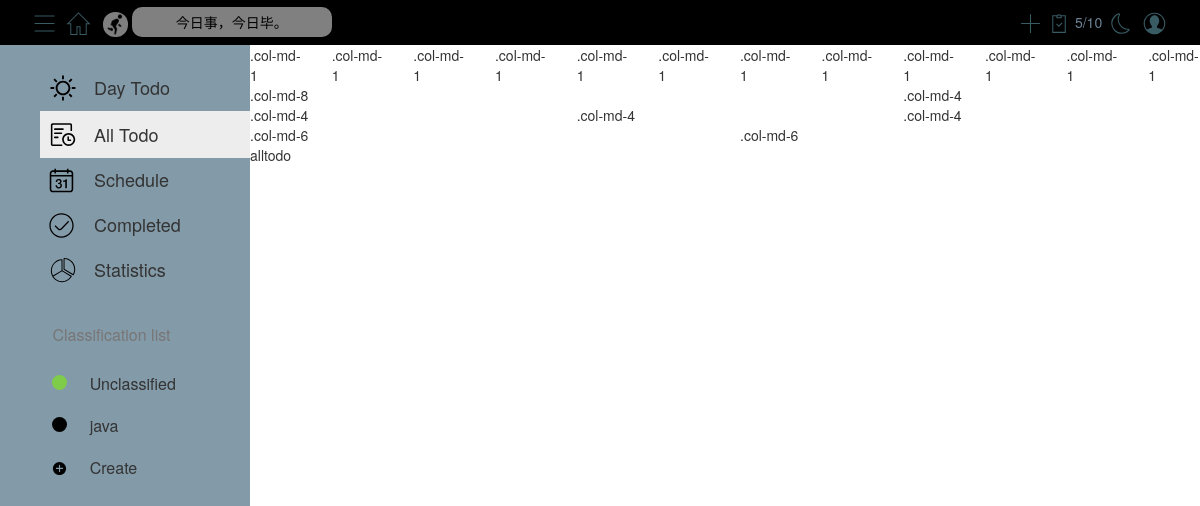
The page /all/ (signed in) on the database as committed earlier.
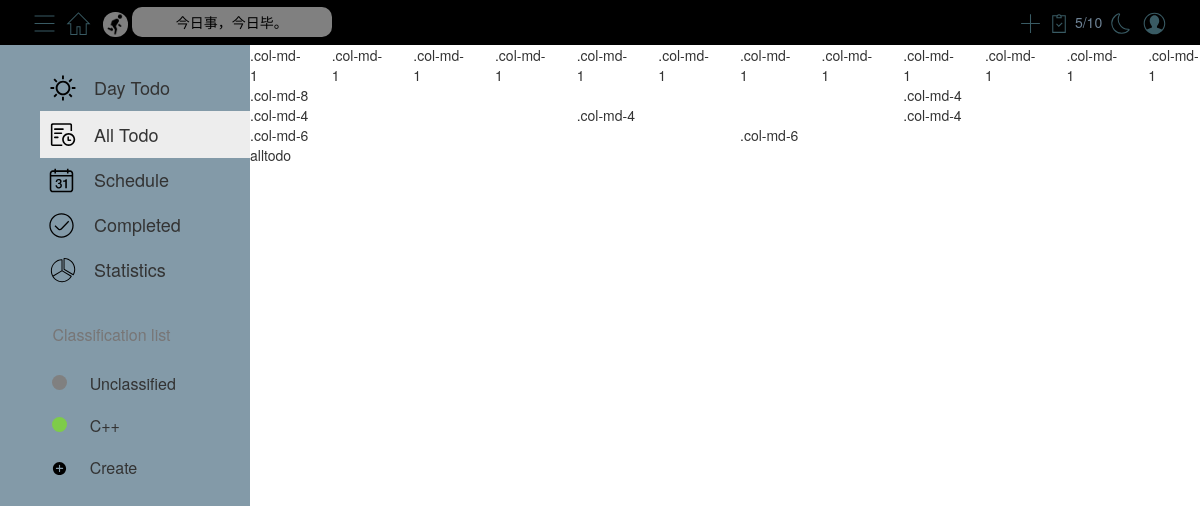
The same page on the database as committed later.
### models.py (models this page shows)
class Class(db.Model):
    __tablename__ = 'class'
    cid = db.Column(db.Integer, primary_key=True, autoincrement=True)
    cname = db.Column(db.String(50), nullable=False)
    color = db.Column(db.String(50), nullable=False)
    uid = db.Column(db.Integer, db.ForeignKey('user.uid'), nullable=False)

### blueprints/all.py (the view)
@bp.route('/')
def index():
    if session.get('uid'):
        return render_template('all.html', modules=get_modules())
    else:
        return redirect(url_for('user.login'))

### utils.py (called while the page is built)
def get_modules():
    uid = session.get('uid')
    modules = Class.query.filter_by(uid=uid).all()
    res = []
    for module in modules:
        res.append({'id': module.cid, 'name': module.cname, 'color': module.color})
    return res

### templates/all.html
{% extends "base.html" %}
{% block content %}
  <div class="row">
    <div class="col-md-1">.col-md-1</div>
    <div class="col-md-1">.col-md-1</div>
    <div class="col-md-1">.col-md-1</div>
    <div class="col-md-1">.col-md-1</div>
    <div class="col-md-1">.col-md-1</div>
    <div class="col-md-1">.col-md-1</div>
    <div class="col-md-1">.col-md-1</div>
    <div class="col-md-1">.col-md-1</div>
    <div class="col-md-1">.col-md-1</div>
    <div class="col-md-1">.col-md-1</div>
    <div class="col-md-1">.col-md-1</div>
    <div class="col-md-1">.col-md-1</div>
  </div>
  <div class="row">
    <div class="col-md-8">.col-md-8</div>
    <div class="col-md-4">.col-md-4</div>
  </div>
  <div class="row">
    <div class="col-md-4">.col-md-4</div>
    <div class="col-md-4">.col-md-4</div>
    <div class="col-md-4">.col-md-4</div>
  </div>
  <div class="row">
    <div class="col-md-6">.col-md-6</div>
    <div class="col-md-6">.col-md-6</div>
  </div>
  <div>alltodo</div>
{% endblock %}

### templates/base.html (shortened to what this page needs)
<!DOCTYPE html>
<html lang="en">
<head>
    <link rel="stylesheet" href="../static/bootstrap/bootstrap@3.4.1.min.css">
    <link rel="stylesheet" href="../static/style/base.css">
    <link rel="stylesheet" href="../static/flatpickr/flatpickr.min.css">
    <link id="flatpickrDark" rel="stylesheet" type="text/css" href="">
    <link rel="stylesheet" href="https://cdn.jsdelivr.net/npm/fullcalendar@5.11.3/main.min.css">
</head>
<body>
<div class="topnav">
    <div class="topnav-left">
        <button>
        </button>
        <button id="home">
        </button>
        <img class="icon" src="../static/icon/run.gif" alt="run.gif"
             style="height: 25px; width: 25px; border-radius: 12px; opacity: 0.5; margin-left: 5px;">
        <div id="saying">今日事，今日毕。</div>
    </div>
    <div class="topnav-right">
        <button data-toggle="modal" data-target="#newTaskModel">
            <svg class="icon" width="25px" height="25px" viewBox="0 0 1024 1024" version="1.1"
                 xmlns="http://www.w3.org/2000/svg">
                <path d="M533.333333 490.666667V128h-42.666666v362.666667H128v42.666666h362.666667v362.666667h42.666666V533.333333h362.666667v-42.666666z"
                      fill="#395B64"/>
            </svg>
        </button>
        <div>
            <div id="numOfCompleted">5/10</div>
        </div>
        <button id="day-night">
        </button>
        <button data-toggle="modal" data-target="#logout">
        </button>
    </div>
</div>
<div class="below container-fluid">
    <div id="sidebar">
        <table id="sidebar-top-table" class="table table-hover" style="width: 210px;">
            <tr id="today" onclick="location.href={{ url_for('today.index') }};">
                <td>
                </td>
                <td>Day Todo</td>
            </tr>
            <tr id="all" onclick="location.href={{ url_for('all.index') }};">
                <td>
                </td>
                <td>All Todo</td>
            </tr>
            <tr id="schedule" onclick="location.href={{ url_for('schedule.index') }};">
                <td>
                </td>
                <td>Schedule</td>
            </tr>
            <tr id="completed" onclick="location.href={{ url_for('completed.index') }};">
                <td>
                </td>
                <td>Completed</td>
            </tr>
            <tr id="statistics" onclick="location.href={{ url_for('statistics.index') }};">
                <td>
                </td>
                <td>Statistics</td>
            </tr>
        </table>
        <div id="line"></div>
        <div id="sidebar-text">Classification list</div>
        <table id="sidebar-bottom-table" class="table table-hover" style="width: 100%">
            {% for module in modules %}
            <tr class={{ module['name'] }} id={{ module['id'] }}>
                <th>
                </th>
                <th>
                    <div id="ff5106_circle" class="circle"
                         style="background-color: {{ module['color'] }}; border-radius: 50%; width: 15px; height: 15px; position: relative; top: 2px;"></div>
                </th>
                <th class="module-name">{{ module['name'] }}</th>
                <th>
                </th>
            </tr>
            {% endfor %}
            <tr data-toggle="modal" data-target="#new-module">
                <th></th>
                <th>
                </th>
                <th>Create</th>
                <th></th>
            </tr>
        </table>
    </div>
    <div id="mainContent">{% block content %}{% endblock %}</div>
</div>
</body>
</html>

### static/style/base.css (style rules this page uses)
:root { --color-primary: #D1E7EA; --color-secondary: #F7F7F7; --color-nav-font: rgb(110, 131, 150); --color-nav-sayings-font: rgb(110, 131, 150); --color-main-font: rgb(120, 118, 118); --color-sidebar-line: #e6e4e4; --color-sidebar-clicked: #EDEDED; --color-modal-content: #ffffff; }
.topnav { background-color: var(--color-primary); height: 45px; overflow: hidden; transition: all 0.4s; }
.topnav div { display: inline-block; }
.topnav-left { float: left; padding-left: 30px; line-height: 45px; }
.topnav-right { float: right; padding-right: 30px; line-height: 45px; display: inline-block; }
.topnav-left button { width: 30px; height: 30px; line-height: 30px; }
.topnav-right button { width: 30px; height: 30px; line-height: 30px; }
.topnav button { border-radius: 20%; background-color: var(--color-primary); border: none; position: relative; top: 7.5px; transition: all .4s; }
.topnav-left .icon { margin-left: -4px; }
.topnav-right .icon { margin-left: -4px; }
#saying { width: 200px; line-height: 30px; color: var(--color-nav-sayings-font); background-color: rgba(255, 255, 255, 0.5); border-radius: 10px; text-align: center; transition: all 0.4s; }
#numOfCompleted { color: var(--color-nav-font); }
#numOfCompleted-icon { position: relative; top: 7.5px; }
.below { display: flex; padding-left: 0; padding-right: 0; padding-bottom: 0; flex-direction: row; }
#sidebar { width: 250px; height: calc(100vh - 45px); background-color: var(--color-secondary); transition: all 0.5s; padding-top: 20px; position: fixed; left: 0px; z-index: 1; display: flex; flex-direction: column; overflow-y: scroll; overflow-x: hidden; }
#sidebar-top-table { position: relative; left: 40px; }
#sidebar-top-table tr td { border: 0px; font-size: 18px; vertical-align: middle; }
#sidebar-top-table tr td:first-child { width: 30px; }
#sidebar-text { font-size: 16px; color: var(--color-main-font); margin-bottom: 8px; position: relative; left: 52.4px; display: flex; }
#line { width: 100%; height: 1px; background-color: var(--color-sidebar-line); margin-bottom: 10px; }
#sidebar-bottom-table { margin-top: 10px; }
#sidebar-bottom-table tr { height: 35px; }
#sidebar-bottom-table tr th { font-size: 16px; font-weight: 400; border: none; }
tr.on td { background-color: var(--color-sidebar-clicked); transition: all 0.5s; }
#mainContent { margin-left: 250px; width: calc(100% - 250px); height: calc(100vh - 45px); transition: all 0.5s; overflow-y: scroll; }

Rows that differ between the two databases and show on the page:
removed Class: name "java"
changed Class "Unclassified": color "rgb(126, 204, 73)" → "rgb(128, 128,128)" (drawn)
added Class: name "C++"
